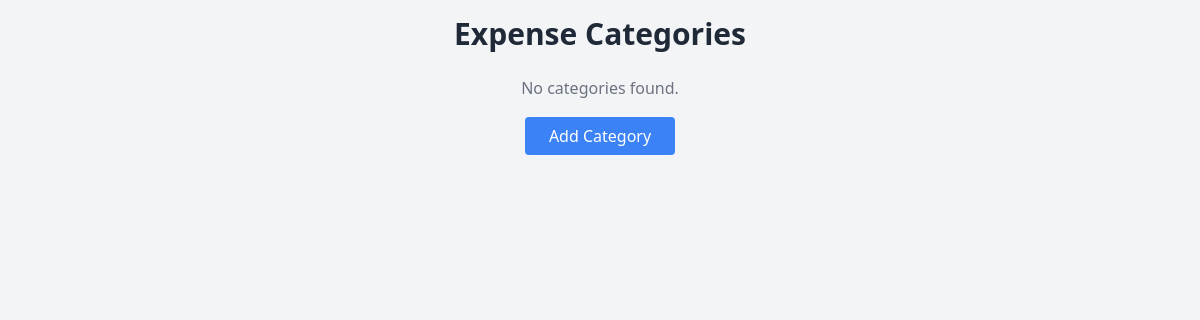
Before: /categories/ (signed in) with the older database file.
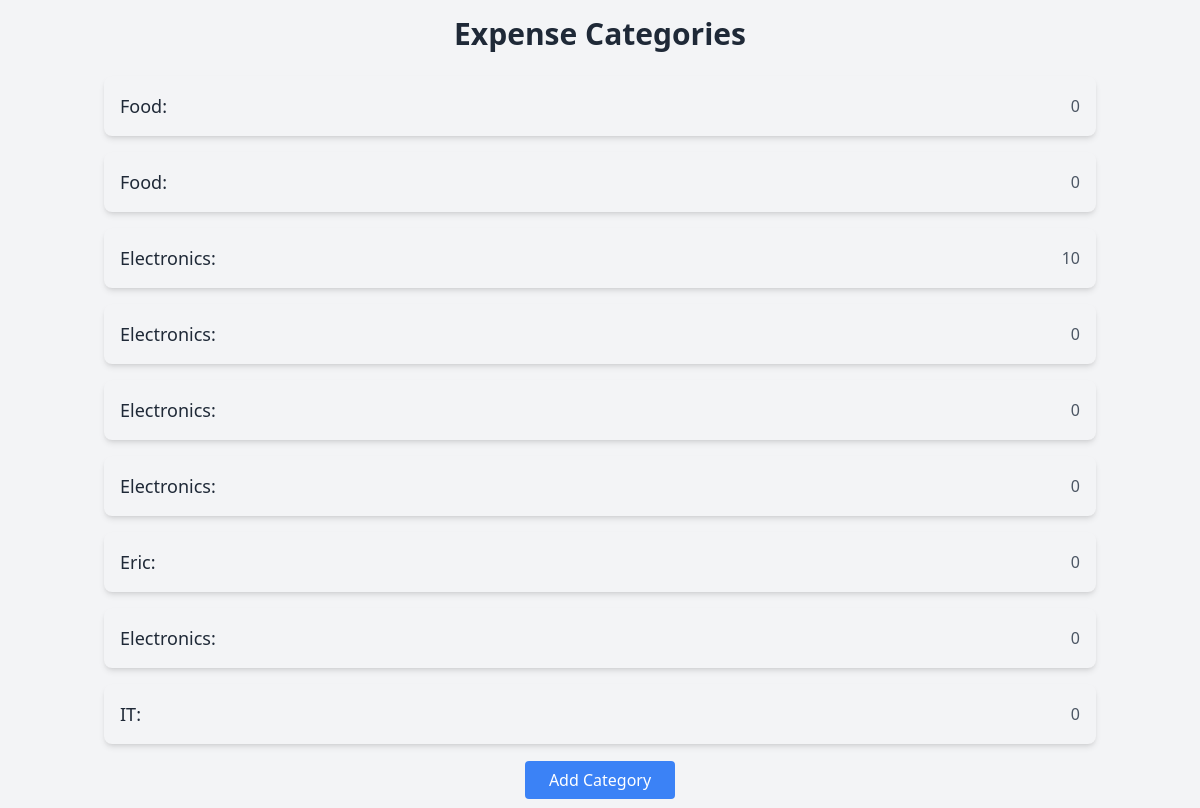
After: the same page with the newer database file.
### expense/models.py (models this page shows, shortened)
class Category(models.Model):
    name = models.CharField(max_length=255)
    user = models.ForeignKey(User, on_delete=models.CASCADE)

### expense/views.py (the view)
# urls.py: path('categories/', views.category_list, name="category_list"),
@login_required
def category_list(request):
    categories = Category.objects.filter(user=request.user)
    totals = {category: Expense.objects.filter(user=request.user, category=category).aggregate(models.Sum('amount'))['amount__sum'] or 0 for category in categories}
    context={'categories':categories, 'totals':totals}
    return render(request, 'category_list.html', context)

### expense/templates/category_list.html (shortened to what this page needs)
{% load static %}
<!DOCTYPE html>
<html lang="en">
<head>
    <link rel="stylesheet" href="{% static 'css/output.css' %}">
</head>
<body class="bg-gray-100 text-gray-800">
    <div class="container mx-auto p-4">
        <h1 class="text-3xl font-bold mb-6 text-center">Expense Categories</h1>
        <ul class="space-y-4">
            {% for category, total in totals.items %}
            <li class="flex justify-between items-center bg-gray-100 p-4 rounded-lg shadow-md">
                <span class="text-lg font-medium">{{ category.name }}:</span>
                <span class="text-gray-600">{{ total }}</span>
            </li>
            {% empty %}
            <li class="text-center text-gray-500">No categories found.</li>
            {% endfor %}
        </ul>
        <div class="mt-6 text-center">
            <a href="{% url 'add_category' %}" class="bg-blue-500 text-white px-6 py-2 rounded hover:bg-blue-600 transition">
                Add Category
            </a>
        </div>
    </div>
</body>
</html>

Changed rows visible on the page:
added Category: name "Food", total "0"
added Category: name "Food", total "0"
added Category: name "Electronics", total "10"
added Category: name "Electronics", total "0"
added Category: name "Electronics", total "0"
added Category: name "Electronics", total "0"
added Category: name "Eric", total "0"
added Category: name "Electronics", total "0"
added Category: name "IT", total "0"
Other visible differences:
text no longer shown: "No categories found."
